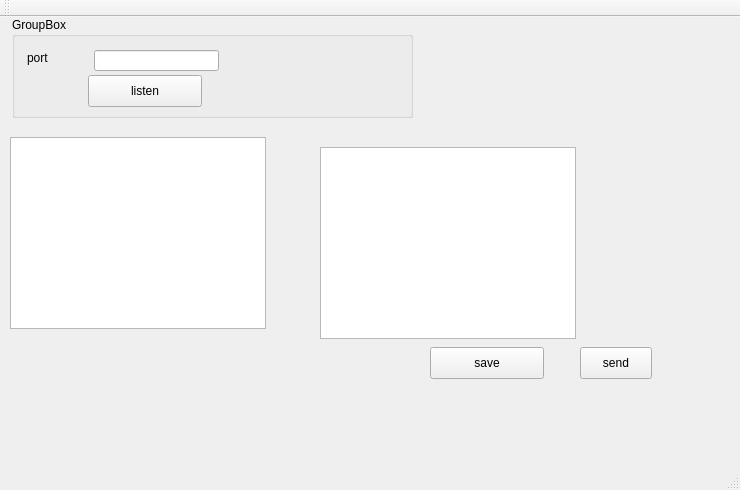
<?xml version="1.0" encoding="UTF-8"?>
<ui version="4.0">
 <class>MainWindow</class>
 <widget class="QMainWindow" name="MainWindow">
  <property name="geometry">
   <rect>
    <x>0</x>
    <y>0</y>
    <width>740</width>
    <height>490</height>
   </rect>
  </property>
  <property name="windowTitle">
   <string>MainWindow</string>
  </property>
  <widget class="QWidget" name="centralWidget">
   <widget class="QGroupBox" name="groupBox">
    <property name="geometry">
     <rect>
      <x>12</x>
      <y>0</y>
      <width>401</width>
      <height>101</height>
     </rect>
    </property>
    <property name="title">
     <string>GroupBox</string>
    </property>
    <widget class="QLabel" name="label">
     <property name="geometry">
      <rect>
       <x>15</x>
       <y>33</y>
       <width>59</width>
       <height>16</height>
      </rect>
     </property>
     <property name="text">
      <string>port</string>
     </property>
    </widget>
    <widget class="QLineEdit" name="line_port">
     <property name="geometry">
      <rect>
       <x>82</x>
       <y>33</y>
       <width>125</width>
       <height>21</height>
      </rect>
     </property>
    </widget>
    <widget class="QPushButton" name="push_listen">
     <property name="geometry">
      <rect>
       <x>76</x>
       <y>58</y>
       <width>114</width>
       <height>32</height>
      </rect>
     </property>
     <property name="text">
      <string>listen</string>
     </property>
    </widget>
   </widget>
   <widget class="QTextEdit" name="text_receive">
    <property name="geometry">
     <rect>
      <x>10</x>
      <y>120</y>
      <width>256</width>
      <height>192</height>
     </rect>
    </property>
   </widget>
   <widget class="QTextEdit" name="text_send">
    <property name="geometry">
     <rect>
      <x>320</x>
      <y>130</y>
      <width>256</width>
      <height>192</height>
     </rect>
    </property>
   </widget>
   <widget class="QPushButton" name="push_send">
    <property name="geometry">
     <rect>
      <x>580</x>
      <y>330</y>
      <width>72</width>
      <height>32</height>
     </rect>
    </property>
    <property name="text">
     <string>send</string>
    </property>
   </widget>
   <widget class="QPushButton" name="push_save">
    <property name="geometry">
     <rect>
      <x>430</x>
      <y>330</y>
      <width>114</width>
      <height>32</height>
     </rect>
    </property>
    <property name="text">
     <string>save</string>
    </property>
   </widget>
  </widget>
  <widget class="QMenuBar" name="menuBar">
   <property name="geometry">
    <rect>
     <x>0</x>
     <y>0</y>
     <width>740</width>
     <height>22</height>
    </rect>
   </property>
  </widget>
  <widget class="QToolBar" name="mainToolBar">
   <attribute name="toolBarArea">
    <enum>TopToolBarArea</enum>
   </attribute>
   <attribute name="toolBarBreak">
    <bool>false</bool>
   </attribute>
  </widget>
  <widget class="QStatusBar" name="statusBar"/>
 </widget>
 <layoutdefault spacing="6" margin="11"/>
 <resources/>
 <connections/>
</ui>
